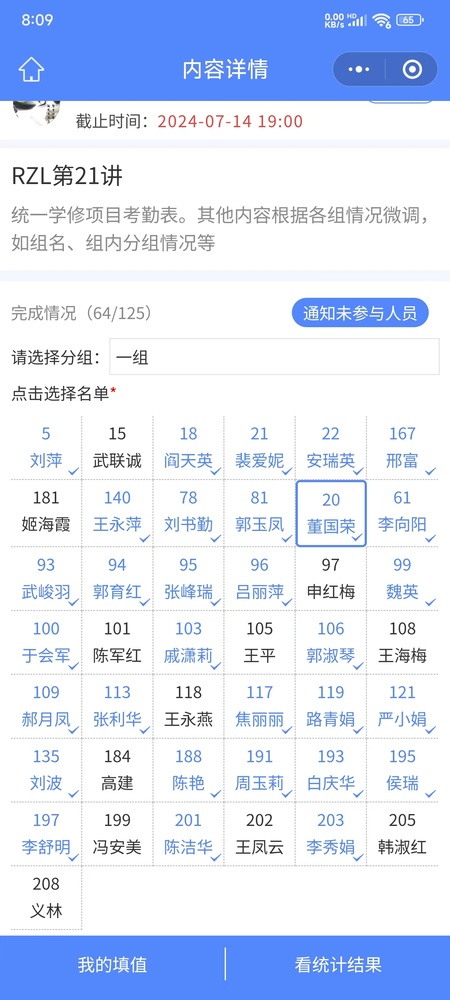
#> input picture 2.jpg, 450 x 1000 px, shrunk from 1440 x 3200 before the run; the run also reads 1 picture not shown here
$ python a.py
#> lines starting #> are read from the running program, lines starting #| are printed output that depends on the picture; after the words box and inside, x2 and y2 are one past the last pixel; in counts of white or black regions, pixels touching at a corner belong together
import cv2
import numpy as np

# 读取大图片和模板图片
large_image = cv2.imread('2.jpg')
#> large_image is the input picture: shape (1000, 450, 3); mean B, G, R 247.1, 226.8, 217.1
template = cv2.imread('0.jpg')

# 获取模板图片的宽度和高度
w, h = template.shape[1], template.shape[0]
#> w = 12; h = 9

# 使用模板匹配
result = cv2.matchTemplate(large_image, template, cv2.TM_CCOEFF_NORMED)
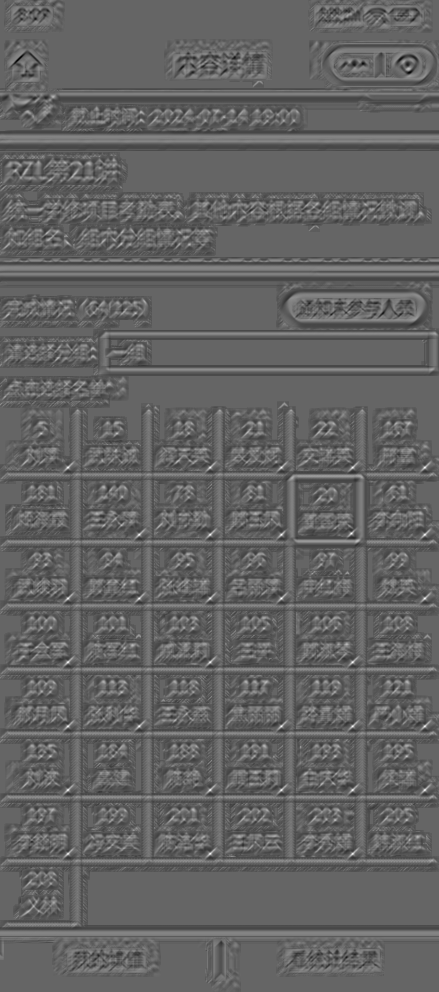
#> result: shape (992, 439) float32; min -0.652, max 0.99, mean -0.0138; drawn with min black and max white

# 设置匹配阈值
threshold = 0.8
loc = np.where(result >= threshold)
#> loc = 41 positions, rows 467 to 853, columns 67 to 425

# 过滤匹配结果，确保每个匹配的图形与之前匹配的图形至少间隔50像素
filtered_points = []
for pt in zip(*loc[::-1]):
    if all(np.linalg.norm(np.array(pt) - np.array(fp)) >= 50 for fp in filtered_points):
        filtered_points.append(pt)
#> this loop made 41 passes
#> pt on passes 1 to 12: (67, 467), (68, 467), (210, 467), (281, 467), (352, 467), (424, 467), (425, 467), (351, 533), (139, 534), (210, 534), (281, 534), (424, 534)
#> after the loop, filtered_points = 31 pairs, first value 67 to 425, second value 467 to 853

# 统计匹配的图案数量
count = len(filtered_points)
#> count = 31
for pt in filtered_points:
    # 在大图片上绘制矩形框
    cv2.rectangle(large_image, pt, (pt[0] + w, pt[1] + h), (0, 255, 0), 2)
#> this loop made 31 passes
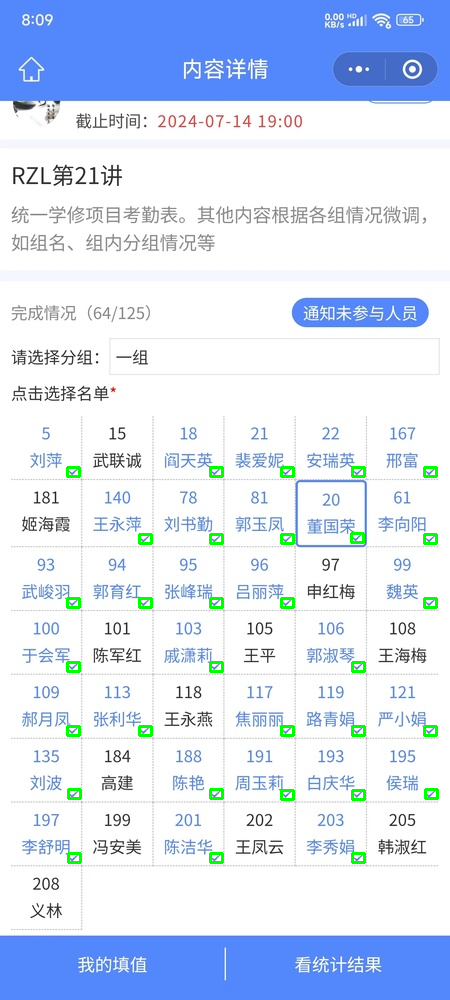
#> large_image: shape (1000, 450, 3); 0.84% of pixels changed, all inside (x1, y1, x2, y2) = (66, 466, 439, 864)

# 在大图片上显示匹配的图案数量
cv2.putText(large_image, f'Count: {count}', (10, 150), cv2.FONT_HERSHEY_SIMPLEX, 5, (0, 0, 255), 10)
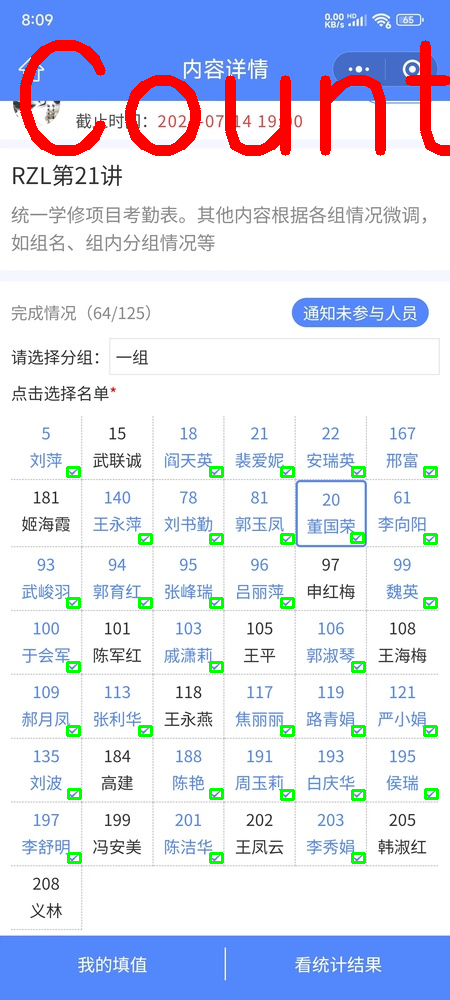
#> large_image: shape (1000, 450, 3); 2.49% of pixels changed, all inside (x1, y1, x2, y2) = (20, 40, 450, 156)

#保存图片
cv2.imwrite('result.jpg', large_image)
